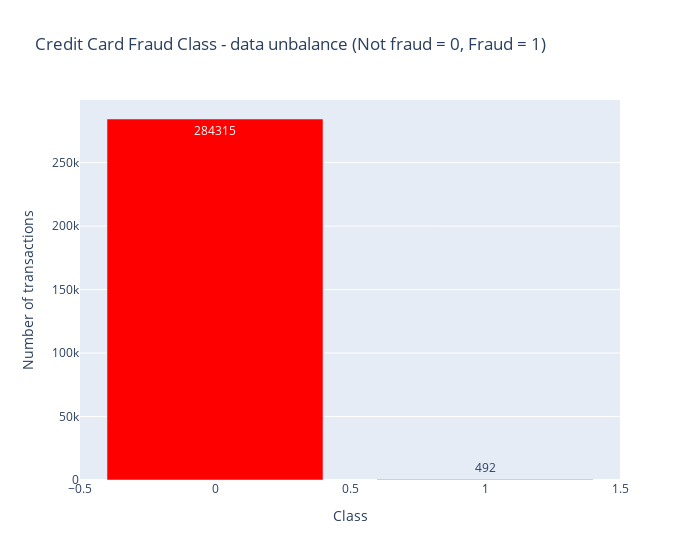

The cell this chart's notebook holds for it:
### Code cell
temp = df["Class"].value_counts()
df_tmp = pd.DataFrame({'Class': temp.index,'values': temp.values})

trace = go.Bar(
    x = df_tmp['Class'],y = df_tmp['values'],
    name="Credit Card Fraud Class - data unbalance (Not fraud = 0, Fraud = 1)",
    marker=dict(color="Red"),
    text=df_tmp['values']
)
data = [trace]
layout = dict(title = 'Credit Card Fraud Class - data unbalance (Not fraud = 0, Fraud = 1)',
          xaxis = dict(title = 'Class', showticklabels=True), 
          yaxis = dict(title = 'Number of transactions'),
          hovermode = 'closest',width=700
         )
fig = dict(data=data, layout=layout)
iplot(fig, filename='class')

### Figure 1 — Plotly figure (JSON) as saved in the notebook; plotly's stock layout.template omitted (floating-point values rounded to 4 significant figures)
{"data": [{"marker": {"color": "Red"}, "name": "Credit Card Fraud Class - data unbalance (Not fraud = 0, Fraud = 1)", "text": [284315, 492], "type": "bar", "x": [0, 1], "y": [284315, 492]}], "layout": {"hovermode": "closest", "title": {"text": "Credit Card Fraud Class - data unbalance (Not fraud = 0, Fraud = 1)"}, "width": 700, "xaxis": {"showticklabels": true, "title": {"text": "Class"}}, "yaxis": {"title": {"text": "Number of transactions"}}}}
